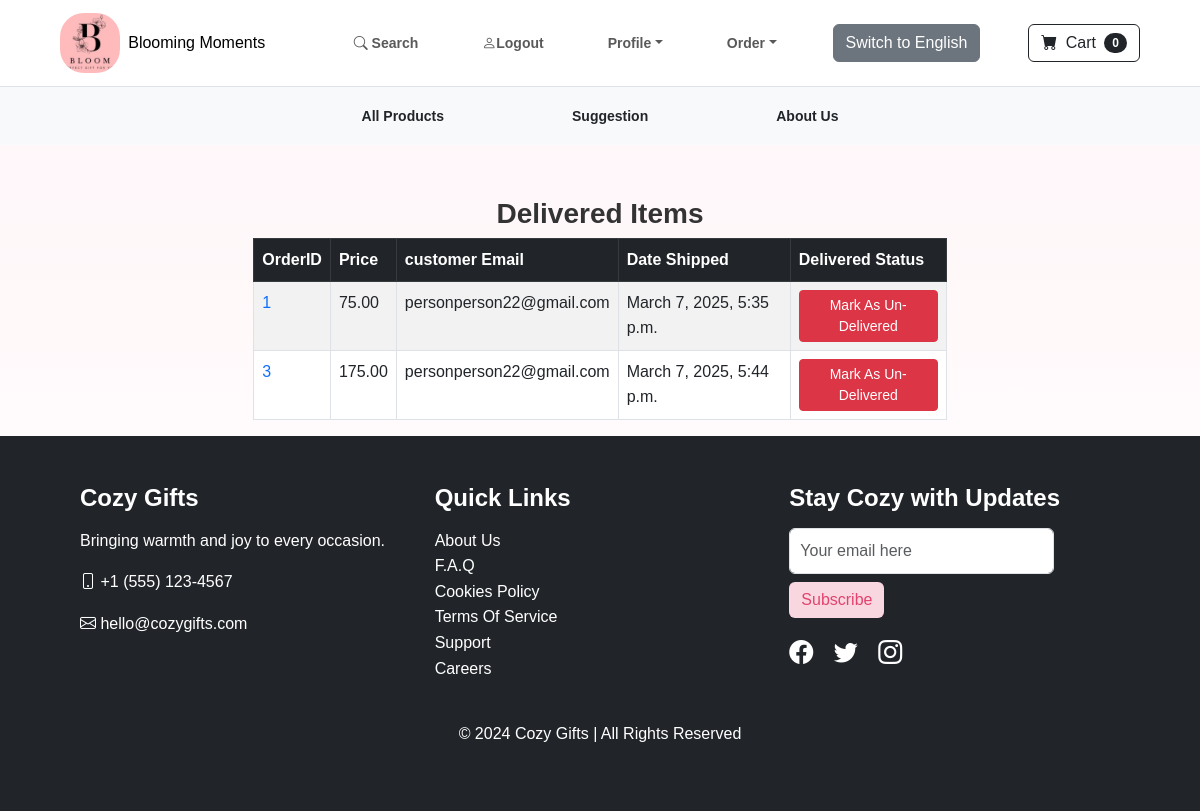
The app's page /payment/shipped_dash (signed in), older data.
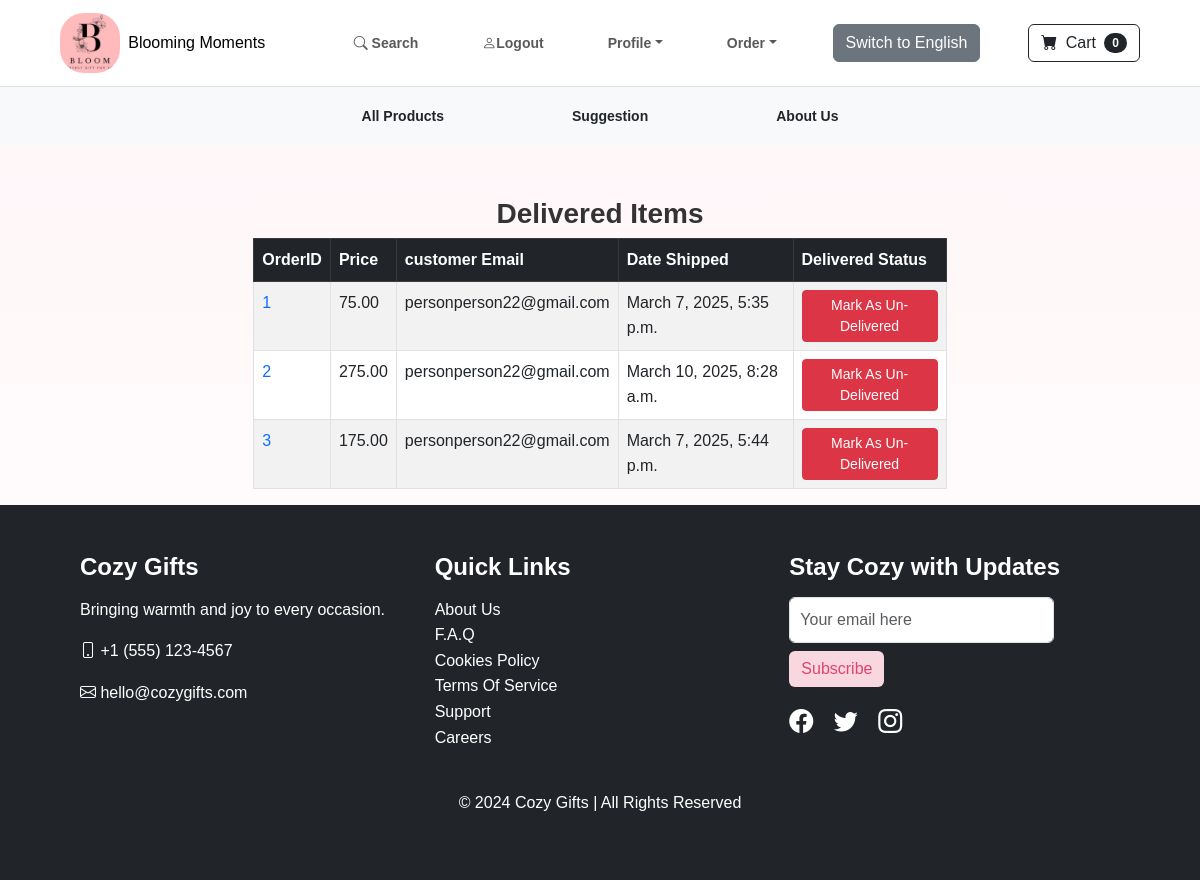
The same page, newer data.
### payment/models.py (models this page shows, shortened)
class Order(models.Model):
  user = models.ForeignKey(User,on_delete=models.CASCADE,null=True,blank=True)
  full_name = models.CharField(max_length=250)
  email = models.EmailField(max_length=250)
  shipping_address = models.TextField(max_length=150000)
  amount_paid = models.DecimalField(max_digits = 7,decimal_places=2)
  date_ordered = models.DateTimeField(auto_now_add=True)
  shipped = models.BooleanField(default = False)
  date_shipped = models.DateTimeField(blank=True,null=True)

### payment/views.py (the view, shortened to what this page needs)
# urls.py: path('shipped_dash',views.shipped_dash,name="shipped_dash"),
def shipped_dash(request):
  if request.user.is_authenticated and request.user.is_superuser:
    orders = Order.objects.filter(shipped=True)
    return render(request,"payment/shipped_dash.html",{'orders':orders})
  else:
    messages.success(request,"Access Denied")
    return redirect('home')

### cart/cart.py (called while the page is built)
  def __len__(self):
    return len(self.cart)

### cart/context_processors.py (called while the page is built)
def cart(request):
  return {'cart':Cart(request)}

### payment/templates/payment/shipped_dash.html (shortened to what this page needs)
{% extends 'base.html' %}
{% load static %}
{% block styles %}
<link rel="stylesheet" href="{% static 'css/about_us.css' %}">
{% endblock %}
{% block content %}
  <div class="container">
    <div class="row">
      <center>
        <div class="col-8">
          <br><br>
          <h3>Delivered Items</h3>
          <table class="table table-striped table-hover table-bordered">
            <thead class="table-dark">
              <tr>
                <th scope="col">OrderID</th>
                <th scope="col">Price</th>
                <th scope="col">customer Email</th>
                <th scope="col">Date Shipped</th>
                <th scope="col">Delivered Status</th>
              </tr>
            </thead>
            <tbody>
              {% for item in orders %}
              <tr>
                <td><a href="{% url 'orders' item.id %}">{{ item.id }}</a></td>
                <td>{{ item.amount_paid }}</td>
                <td>{{ item.email }}</td>
                <td>{{ item.date_shipped }}</td>
                <td>
                  <form action="" method="POST">
                    <button type="submit" class="btn btn-danger btn-sm">Mark As Un-Delivered</button>
                  </form>
                </td>
              </tr>
              {% endfor %}
            </tbody>
          </table>
        </div>
      </center>
    </div>
  </div>
{% endblock %}

Row changes from the older to the newer data that the page shows:
now on this page (row edited): Order: id "2", amount_paid "275.00", email "personperson22@gmail.com", date_shipped "March 10, 2025, 8:28 a.m."
